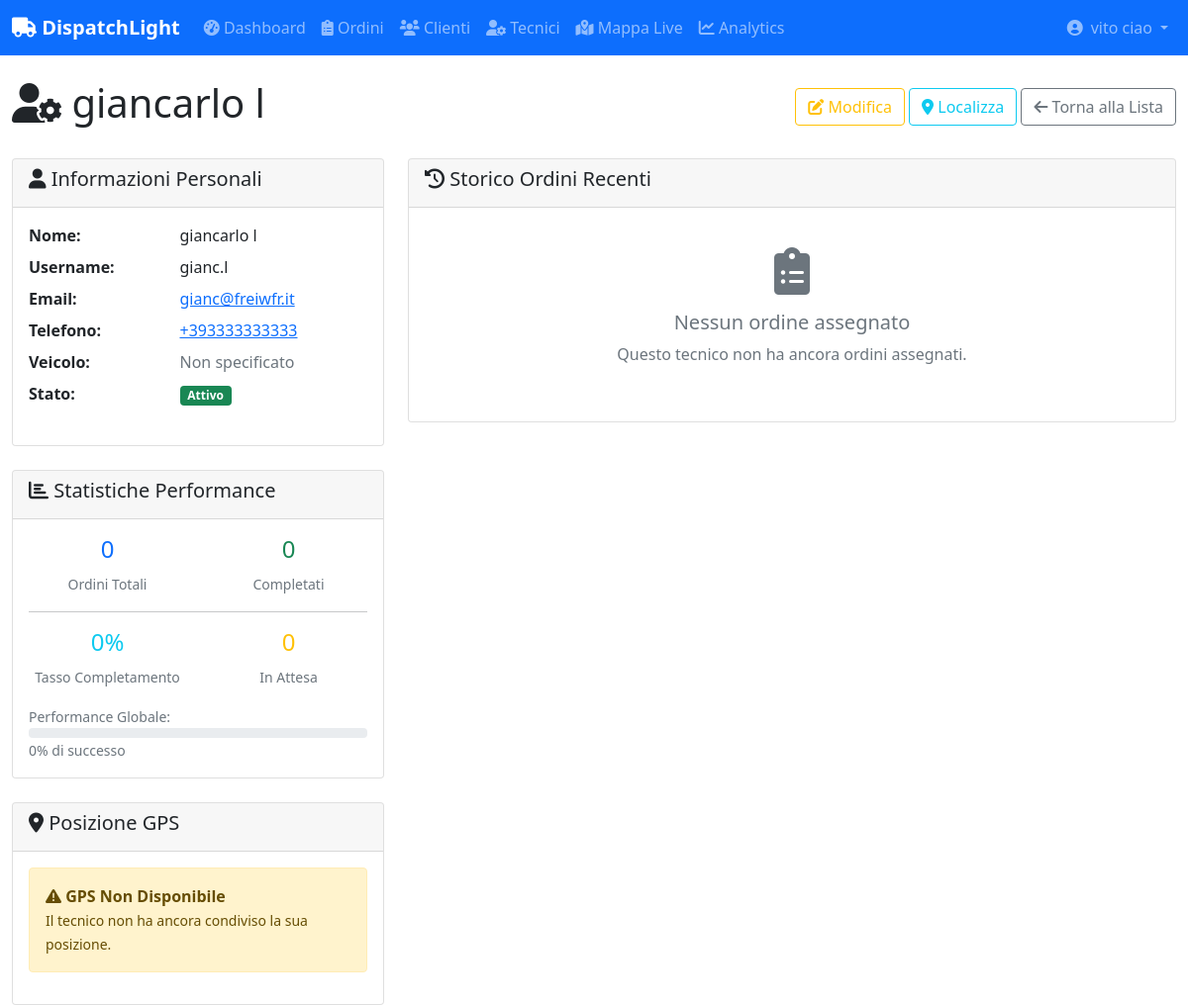
The app's page /technicians/8/ (signed in), older data.
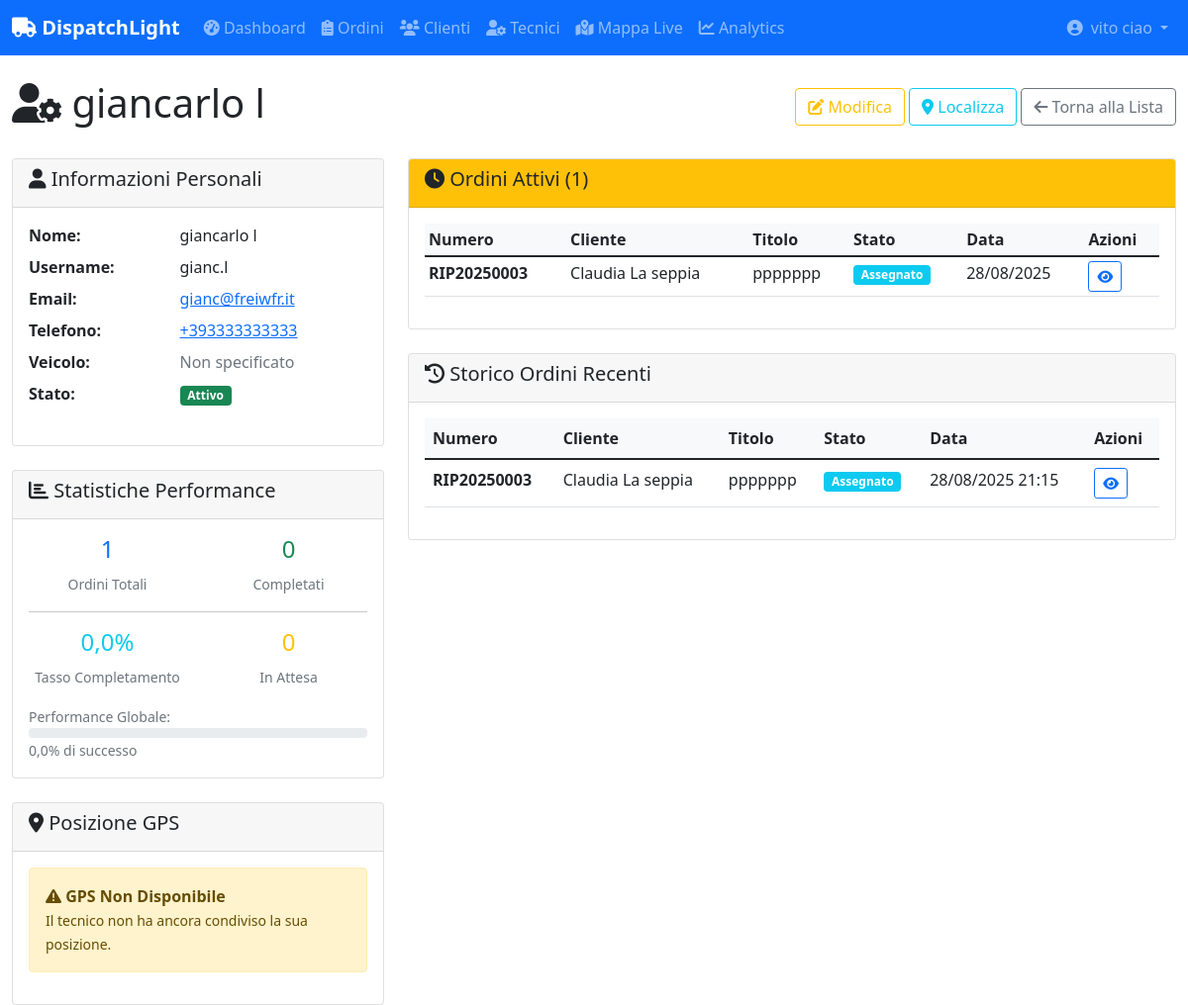
The same page, newer data.
### core/models.py (models this page shows, shortened)
class WorkOrder(models.Model):
    STATUS_CHOICES = [
        ('PENDING', 'Da Assegnare'),
        ('ASSIGNED', 'Assegnato'),
        ('EN_ROUTE', 'In Viaggio'),
        ('ON_SITE', 'Sul Posto'),
        ('COMPLETED', 'Completato'),
        ('CANCELLED', 'Annullato'),
    ]
    PRIORITY_CHOICES = [
        ('LOW', 'Bassa'),
        ('NORMAL', 'Normale'),
        ('HIGH', 'Alta'),
        ('URGENT', 'Urgente'),
    ]
    id = models.UUIDField(primary_key=True, default=uuid.uuid4, editable=False)
    order_number = models.CharField(max_length=20, unique=True)
    company = models.ForeignKey(Company, on_delete=models.CASCADE, related_name='work_orders')
    customer = models.ForeignKey(Customer, on_delete=models.CASCADE, related_name='work_orders')
    technician = models.ForeignKey(Technician, on_delete=models.SET_NULL, blank=True, null=True, related_name='work_orders')
    service_type = models.ForeignKey(ServiceType, on_delete=models.SET_NULL, blank=True, null=True)
    title = models.CharField(max_length=200)
    description = models.TextField()
    status = models.CharField(max_length=20, choices=STATUS_CHOICES, default='PENDING')
    priority = models.CharField(max_length=10, choices=PRIORITY_CHOICES, default='NORMAL')
    scheduled_date = models.DateTimeField(blank=True, null=True)
    estimated_duration_minutes = models.PositiveIntegerField(default=60)
    created_at = models.DateTimeField(auto_now_add=True)
    assigned_at = models.DateTimeField(blank=True, null=True)
    started_at = models.DateTimeField(blank=True, null=True)  # Quando il tecnico arriva
    completed_at = models.DateTimeField(blank=True, null=True)
    service_address = models.TextField()
    service_latitude = models.DecimalField(max_digits=10, decimal_places=8, blank=True, null=True)
    service_longitude = models.DecimalField(max_digits=11, decimal_places=8, blank=True, null=True)
    technician_notes = models.TextField(blank=True, null=True)
    work_performed = models.TextField(blank=True, null=True)
    materials_used = models.TextField(blank=True, null=True)
    estimated_price = models.DecimalField(max_digits=10, decimal_places=2, blank=True, null=True)
    final_price = models.DecimalField(max_digits=10, decimal_places=2, blank=True, null=True)
    class Meta:
        ordering = ['-created_at']

class Customer(models.Model):
    company = models.ForeignKey(Company, on_delete=models.CASCADE, related_name='customers')
    name = models.CharField(max_length=200)
    phone = PhoneNumberField()
    email = models.EmailField(blank=True, null=True)
    address = models.TextField()
    latitude = models.DecimalField(max_digits=10, decimal_places=8, blank=True, null=True)
    longitude = models.DecimalField(max_digits=11, decimal_places=8, blank=True, null=True)
    notes = models.TextField(blank=True, null=True)
    created_at = models.DateTimeField(auto_now_add=True)

### core/views.py (the view)
# urls.py: path('technicians/<int:pk>/', views.TechnicianDetailView.as_view(), name='technician_detail'),
class TechnicianDetailView(LoginRequiredMixin, DetailView):
    model = Technician
    template_name = 'core/technician_detail.html'
    context_object_name = 'technician'
    def get_queryset(self):
        company = get_user_company(self.request.user)
        if company:
            return Technician.objects.filter(company=company)
        return Technician.objects.none()
    def get_context_data(self, **kwargs):
        context = super().get_context_data(**kwargs)
        context['recent_orders'] = self.object.work_orders.order_by('-created_at')[:10]
        context['active_orders'] = self.object.work_orders.exclude(
            status__in=['COMPLETED', 'CANCELLED']
        ).order_by('-created_at')
        total_orders = self.object.work_orders.count()
        completed_orders = self.object.work_orders.filter(status='COMPLETED').count()
        completion_rate = (completed_orders / total_orders * 100) if total_orders > 0 else 0
        context.update({
            'total_orders': total_orders,
            'completed_orders': completed_orders,
            'completion_rate': round(completion_rate, 1),
            'pending_orders': self.object.work_orders.filter(status='PENDING').count(),
        })
        return context

### core/views.py (called while the page is built)
def get_user_company(user):
    try:
        return user.owned_companies.first() or \
               Technician.objects.get(user=user).company
    except:
        return None

### templates/core/technician_detail.html (shortened to what the changed rows need)
{% extends 'base.html' %}
{% block content %}
<div class="row">
    <div class="col-12">
        <div class="d-flex justify-content-between align-items-center mb-4">
            <h1><i class="fas fa-user-cog"></i> {{ technician.user.get_full_name }}</h1>
        </div>
    </div>
</div>
<div class="row">
    <div class="col-lg-4">
        <div class="card mt-4">
            <div class="card-body">
                <div class="row text-center">
                    <div class="col-6">
                        <h4 class="text-primary">{{ total_orders }}</h4>
                        <small class="text-muted">Ordini Totali</small>
                    </div>
                </div>
                <div class="row text-center">
                    <div class="col-6">
                        <h4 class="text-info">{{ completion_rate }}%</h4>
                        <small class="text-muted">Tasso Completamento</small>
                    </div>
                </div>
                <div class="mt-3">
                    <label class="small text-muted">Performance Globale:</label>
                    <div class="progress" style="height: 10px;">
                    </div>
                    <small class="text-muted">{{ completion_rate }}% di successo</small>
                </div>
            </div>
        </div>
    </div>
    <div class="col-lg-8">
        {% if active_orders %}
        <div class="card mb-4">
            <div class="card-header bg-warning text-dark">
                <h5><i class="fas fa-clock"></i> Ordini Attivi ({{ active_orders|length }})</h5>
            </div>
            <div class="card-body">
                <div class="table-responsive">
                    <table class="table table-sm table-hover">
                        <thead>
                            <tr>
                                <th>Numero</th>
                                <th>Cliente</th>
                                <th>Titolo</th>
                                <th>Stato</th>
                                <th>Data</th>
                                <th>Azioni</th>
                            </tr>
                        </thead>
                        <tbody>
                            {% for order in active_orders %}
                            <tr>
                                <td><strong>{{ order.order_number }}</strong></td>
                                <td>{{ order.customer.name }}</td>
                                <td>{{ order.title|truncatechars:30 }}</td>
                                <td>
                                    {% if order.status == 'PENDING' %}
                                        <span class="badge bg-warning">Da Assegnare</span>
                                    {% elif order.status == 'ASSIGNED' %}
                                        <span class="badge bg-info">Assegnato</span>
                                    {% elif order.status == 'EN_ROUTE' %}
                                        <span class="badge bg-primary">In Viaggio</span>
                                    {% elif order.status == 'ON_SITE' %}
                                        <span class="badge bg-secondary">Sul Posto</span>
                                    {% endif %}
                                </td>
                                <td>{{ order.created_at|date:"d/m/Y" }}</td>
                                <td>
                                    <a href="{% url 'core:order_detail' order.pk %}" class="btn btn-sm btn-outline-primary">
                                        <i class="fas fa-eye"></i>
                                    </a>
                                </td>
                            </tr>
                            {% endfor %}
                        </tbody>
                    </table>
                </div>
            </div>
        </div>
        {% endif %}
        <div class="card">
            <div class="card-body">
                {% if recent_orders %}
                <div class="table-responsive">
                    <table class="table table-hover">
                        <thead>
                            <tr>
                                <th>Numero</th>
                                <th>Cliente</th>
                                <th>Titolo</th>
                                <th>Stato</th>
                                <th>Data</th>
                                <th>Azioni</th>
                            </tr>
                        </thead>
                        <tbody>
                            {% for order in recent_orders %}
                            <tr>
                                <td><strong>{{ order.order_number }}</strong></td>
                                <td>{{ order.customer.name }}</td>
                                <td>{{ order.title|truncatechars:40 }}</td>
                                <td>
                                    {% if order.status == 'PENDING' %}
                                        <span class="badge bg-warning">Da Assegnare</span>
                                    {% elif order.status == 'ASSIGNED' %}
                                        <span class="badge bg-info">Assegnato</span>
                                    {% elif order.status == 'EN_ROUTE' %}
                                        <span class="badge bg-primary">In Viaggio</span>
                                    {% elif order.status == 'ON_SITE' %}
                                        <span class="badge bg-secondary">Sul Posto</span>
                                    {% elif order.status == 'COMPLETED' %}
                                        <span class="badge bg-success">Completato</span>
                                    {% elif order.status == 'CANCELLED' %}
                                        <span class="badge bg-danger">Annullato</span>
                                    {% endif %}
                                </td>
                                <td>{{ order.created_at|date:"d/m/Y H:i" }}</td>
                                <td>
                                    <a href="{% url 'core:order_detail' order.pk %}" class="btn btn-sm btn-outline-primary">
                                        <i class="fas fa-eye"></i>
                                    </a>
                                </td>
                            </tr>
                            {% endfor %}
                        </tbody>
                    </table>
                </div>
                {% else %}
                <div class="text-center py-4">
                    <i class="fas fa-clipboard-list fa-3x text-muted mb-3"></i>
                    <h5 class="text-muted">Nessun ordine assegnato</h5>
                    <p class="text-muted">Questo tecnico non ha ancora ordini assegnati.</p>
                </div>
                {% endif %}
            </div>
        </div>
    </div>
</div>
{% endblock %}

Row changes from the older to the newer data that the page shows:
now on this page (row edited): WorkOrder: order_number "RIP20250003", customer.name "Claudia La seppia", title "ppppppp", status "Assegnato", created_at "28/08/2025", created_at "28/08/2025 21:15"
changed WorkOrder: technician_id 7 → 8 (drawn)
Text that changed along with them:
{{ total_orders }}: "0" → "1"
{{ completion_rate }}: "0" → "0,0"
{{ active_orders|length }}: (not shown) → "1"
text no longer shown: "Nessun ordine assegnato Questo tecnico non ha ancora ordini assegnati."
text now shown: "Ordini Attivi ( ) Numero Cliente Titolo Stato Data Azioni Numero Cliente Titolo Stato Data Azioni"
